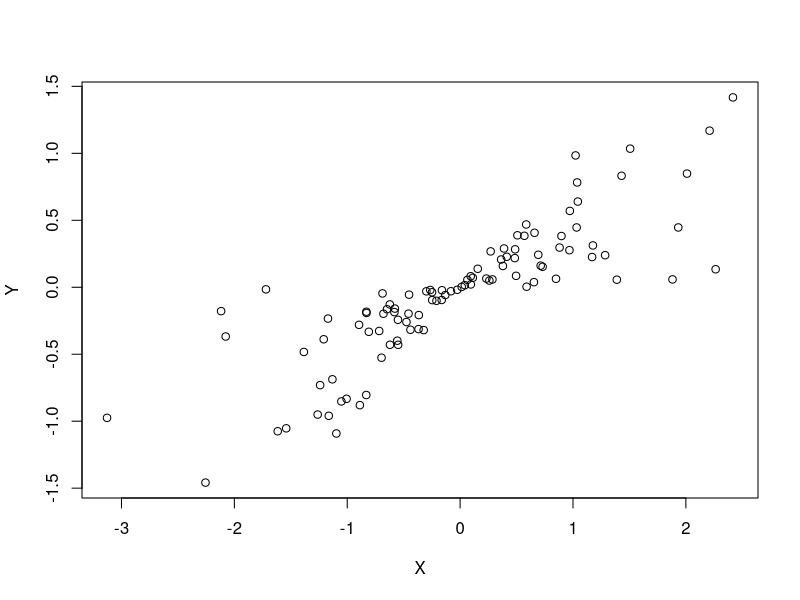

Recreate this plot in R.
## ---- chunk 1
X = rnorm(100)
B = runif(100)
Y = X * B
## ---- chunk 2
cor(X, Y)
## ---- chunk 3
plot(X, Y)
